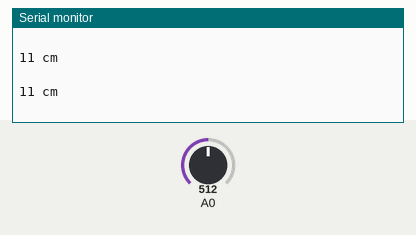
Simulated run of this sketch. Board: Arduino Uno, built with avr-gcc and run on an emulated ATmega328P. On the bench: the last lines printed to the serial monitor. The inputs (shaded band) are chosen by the test bench; at power-on: A0 = 512.

Above: at 1.3 s.
1.4 s: A0 set to 716
At 1.81 s:
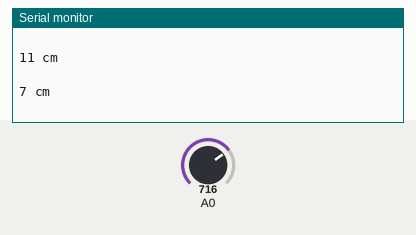
2.9 s: A0 set to 900
At 3.31 s:
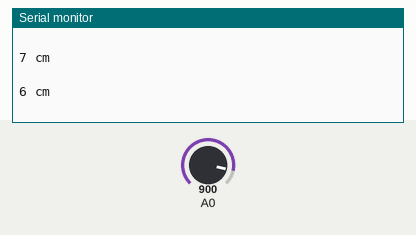
Timing chart, 0 to 5.9 s (numbered marks = the images above; inputs shaded):
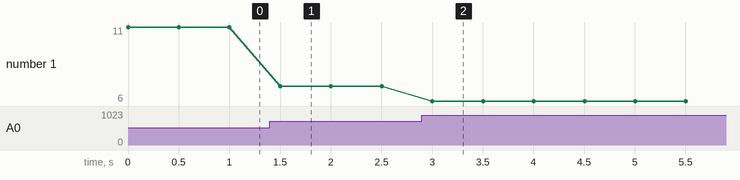

Measured:
- after the input at 1.4 s, the serial monitor: prints a new line after 0.10 s (image 1)
- after the input at 2.9 s, the serial monitor: prints a new line after 0.10 s (image 2)
- plotted number 1: 11 → 7 after the input at 1.4 s, 7 → 6 after the input at 2.9 s

The sketch:

06_guri_sensor.ino
```cpp
int distance = 0; //Cm로 계산된 거리값을 저장해두기위해 변수를 선언합니다.


void setup() {
  Serial.begin(9600);
}

void loop() {
  int volt = map(analogRead(A0), 0, 1023, 0, 5000);
  distance = (27.61 / (volt - 0.1696)) * 1000;

  Serial.print(distance);  //거리값을 시리얼모니터로 출력해줍니다.
  Serial.println(" cm");
  Serial.println(" ");
  delay(500);
}
```
